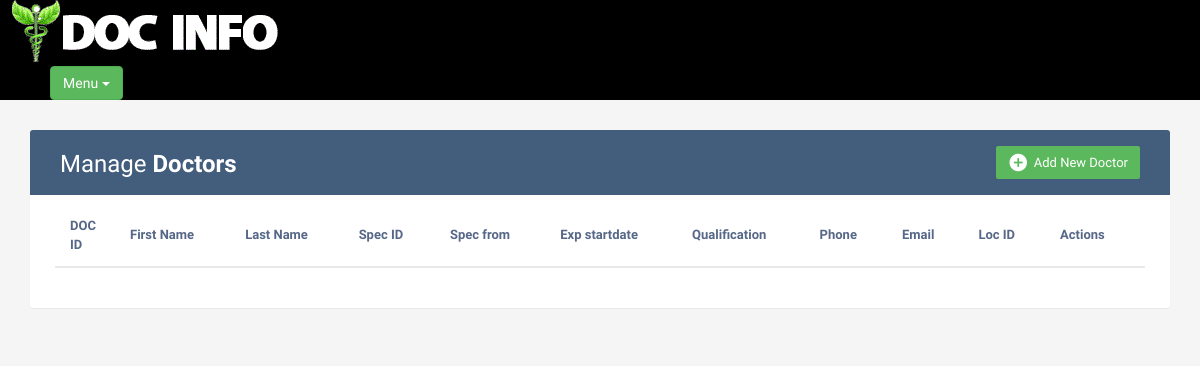
The page /insert/crud1/doctor.php on the database as committed earlier.
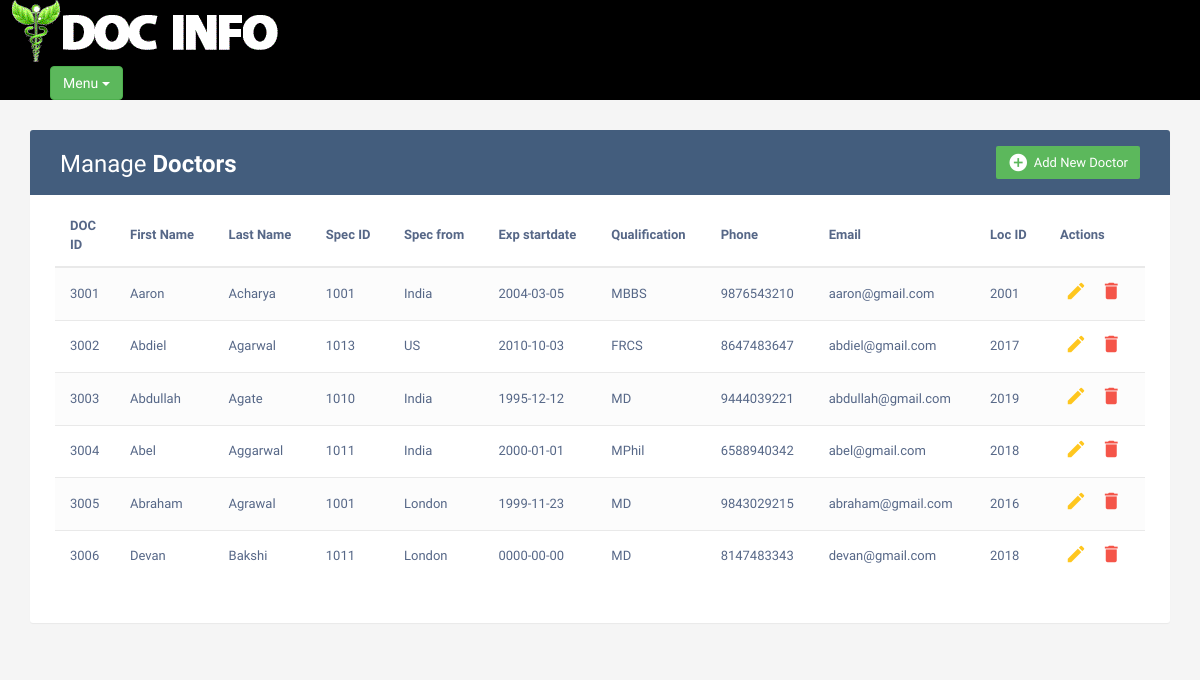
The same page on the database as committed later.
### tables this page shows
CREATE TABLE IF NOT EXISTS `doctor` (
  `doc_id` INT(10) NOT NULL AUTO_INCREMENT,
  `first_name` varchar(20) NOT NULL,
  `last_name` varchar(20) NOT NULL,
  `spec_id` INT(20) DEFAULT NULL,
  `specilization_from` varchar(30) NOT NULL,
  `exp_start_date` date NOT NULL,
  `qualification` varchar(30) NOT NULL,
  `phone_no` bigint(10) NOT NULL,
  `email` varchar(30) NOT NULL,
  `loc_id` INT(20) NOT NULL,
  PRIMARY KEY (`doc_id`),
  KEY `spec_id` (`spec_id`),
  KEY `loc_id` (`loc_id`)
);

### insert/crud1/doctor.php (the view, shortened to what this page needs)
<?php
include 'backend/config.php';
?>
<!DOCTYPE html>
<html lang="en">
<head>
	<link rel="stylesheet" href="https://maxcdn.bootstrapcdn.com/font-awesome/4.7.0/css/font-awesome.min.css">
	<link rel="stylesheet" href="https://maxcdn.bootstrapcdn.com/bootstrap/3.3.7/css/bootstrap.min.css">
	<link rel="stylesheet" href="css/style.css">
</head>
<body>
	<div class="logo">
	  <a href="admin.php"><img src="images/logo.png"></a>
	</div>
	<div class="menu">
		<div class="dropdown">
			<button class="btn btn-success dropdown-toggle" type="button" data-toggle="dropdown" style="margin-left: 50px;">Menu
			<span class="caret"></span></button>
		</div>
	</div>
    <div class="container">
        <div class="table-wrapper">
            <div class="table-title">
                <div class="row">
                    <div class="col-sm-6">
						<h2>Manage <b>Doctors</b></h2>
					</div>
					<div class="col-sm-6">
						<a href="#addEmployeeModal" class="btn btn-success" data-toggle="modal"><i class="material-icons">&#xE147;</i> <span>Add New Doctor</span></a>
					</div>
                </div>
            </div>
            <table class="table table-striped table-hover">
                <thead>
                    <tr>
						<th>DOC ID</th>
                        <th>First Name</th>
                        <th>Last Name</th>
						<th>Spec ID</th>
                        <th>Spec from</th>
						<th>Exp startdate</th>
						<th>Qualification</th>
                        <th>Phone</th>
						<th>Email</th>
						<th>Loc ID</th>
						<th>Actions</th>
                    </tr>
                </thead>
				<tbody>
				<?php
				$result = mysqli_query($conn,"SELECT * FROM doctor");
					while($row = mysqli_fetch_array($result)) {
				?>
				<tr id="<?php echo $row["doc_id"]; ?>">
					<td><?php echo $row["doc_id"]; ?></td>
					<td><?php echo $row["first_name"]; ?></td>
					<td><?php echo $row["last_name"]; ?></td>
					<td><?php echo $row["spec_id"]; ?></td>
					<td><?php echo $row["specilization_from"]; ?></td>
					<td><?php echo $row["exp_start_date"]; ?></td>
					<td><?php echo $row["qualification"]; ?></td>
					<td><?php echo $row["phone_no"]; ?></td>
					<td><?php echo $row["email"]; ?></td>
					<td><?php echo $row["loc_id"]; ?></td>
					<td>
						<a href="#editEmployeeModal" class="edit" data-toggle="modal">
							<i class="material-icons update" data-toggle="tooltip"
							data-id="<?php echo $row["doc_id"]; ?>"
							data-first_name="<?php echo $row["first_name"]; ?>"
							data-last_name="<?php echo $row["last_name"]; ?>"
							data-spec_id="<?php echo $row["spec_id"]; ?>"
							data-specilization_from="<?php echo $row["specilization_from"]; ?>"
							data-exp_start_date="<?php echo $row["exp_start_date"]; ?>"
							data-qualification="<?php echo $row["qualification"]; ?>"
							data-phone_no="<?php echo $row["phone_no"]; ?>"
							data-email="<?php echo $row["email"]; ?>"
							data-loc_id="<?php echo $row["loc_id"]; ?>"
							title="Edit">&#xE254;</i>
						</a>
						<a href="#deleteEmployeeModal" class="delete" data-id="<?php echo $row["doc_id"]; ?>" data-toggle="modal"><i class="material-icons" data-toggle="tooltip"
						 title="Delete">&#xE872;</i></a>
                    </td>
				</tr>
				<?php
				}
				?>
				</tbody>
			</table>
        </div>
    </div>
</body>
</html>

### insert/crud1/css/style.css (style rules this page uses)
body { color: #566787; background: #f5f5f5; font-family: 'Varela Round', sans-serif; font-size: 13px; }
.table-wrapper { background: #fff; padding: 20px 25px; margin: 30px 0; border-radius: 3px; box-shadow: 0 1px 1px rgba(0,0,0,.05); }
.table-title { padding-bottom: 15px; background: #435d7d; color: #fff; padding: 16px 30px; margin: -20px -25px 10px; border-radius: 3px 3px 0 0; }
.table-title h2 { margin: 5px 0 0; font-size: 24px; }
.table-title .btn { color: #fff; float: right; font-size: 13px; border: none; min-width: 50px; border-radius: 2px; border: none; outline: none !important; margin-left: 10px; }
.table-title .btn i { float: left; font-size: 21px; margin-right: 5px; }
.table-title .btn span { float: left; margin-top: 2px; }
table.table tr th, table.table tr td { border-color: #e9e9e9; padding: 12px 15px; vertical-align: middle; }
table.table tr th:first-child { width: 60px; }
table.table tr th:last-child { width: 100px; }
table.table-striped tbody tr:nth-of-type(odd) { background-color: #fcfcfc; }
table.table td:last-child i { opacity: 0.9; font-size: 22px; margin: 0 5px; }
table.table td a { font-weight: bold; color: #566787; display: inline-block; text-decoration: none; outline: none !important; }
table.table td a.edit { color: #FFC107; }
table.table td a.delete { color: #F44336; }
table.table td i { font-size: 19px; }

### insert/crud1/doctor.php (style rules this page uses)
.logo,.menu { background: black; }

Rows that differ between the two databases and show on the page:
added doctor: doc_id "3001", first_name "Aaron", last_name "Acharya", spec "1001", specilization_from "India", exp_start_date "2004-03-05", qualification "MBBS", phone_no "9876543210", email "aaron@gmail.com", loc "2001"
added doctor: doc_id "3002", first_name "Abdiel", last_name "Agarwal", spec "1013", specilization_from "US", exp_start_date "2010-10-03", qualification "FRCS", phone_no "8647483647", email "abdiel@gmail.com", loc "2017"
added doctor: doc_id "3003", first_name "Abdullah", last_name "Agate", spec "1010", specilization_from "India", exp_start_date "1995-12-12", qualification "MD", phone_no "9444039221", email "abdullah@gmail.com", loc "2019"
added doctor: doc_id "3004", first_name "Abel", last_name "Aggarwal", spec "1011", specilization_from "India", exp_start_date "2000-01-01", qualification "MPhil", phone_no "6588940342", email "abel@gmail.com", loc "2018"
added doctor: doc_id "3005", first_name "Abraham", last_name "Agrawal", spec "1001", specilization_from "London", exp_start_date "1999-11-23", qualification "MD", phone_no "9843029215", email "abraham@gmail.com", loc "2016"
added doctor: doc_id "3006", first_name "Devan", last_name "Bakshi", spec "1011", specilization_from "London", exp_start_date "0000-00-00", qualification "MD", phone_no "8147483343", email "devan@gmail.com", loc "2018"
